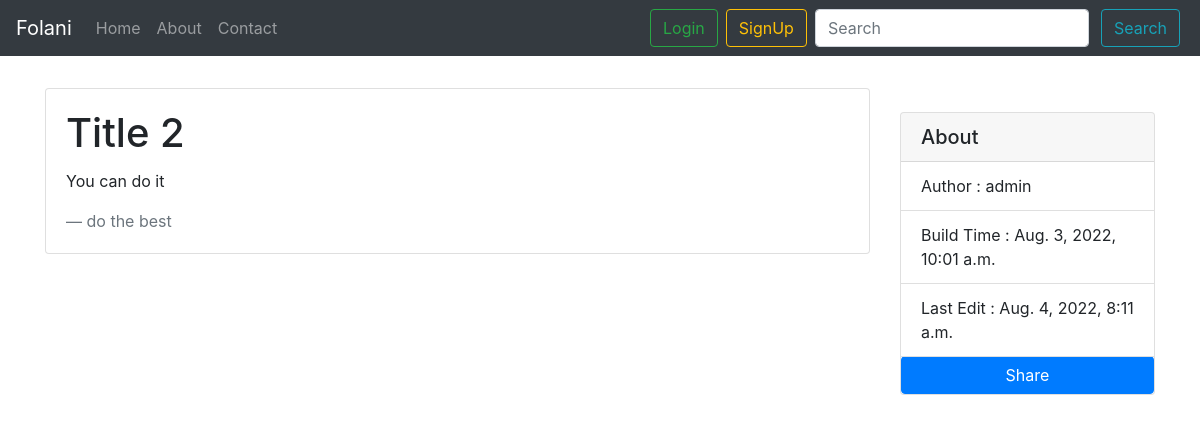
Page /2/ on the committed database.
### pages/models.py (models this page shows, shortened)
class Post(models.Model):
    STATUS_CHOICES =  (
        ('pub', 'Published'),
        ('drf', 'Draft'),
    )
    title = models.CharField(max_length=50)
    text = models.TextField()
    datetime_created = models.DateTimeField(auto_now_add=True)
    datetime_lastedit = models.DateTimeField(auto_now=True)
    status = models.CharField(choices=STATUS_CHOICES, max_length=3)
    author = models.ForeignKey('auth.User', on_delete=models.CASCADE)
    author_message = models.CharField(max_length=100)

### pages/views.py (the view)
# urls.py: path('<int:pk>/', views.PostDetailView.as_view(), name='detail'),
class PostDetailView(generic.DetailView):
    template_name = 'pages/detail.html'
    context_object_name = 'post'
    model = Post

### pages/templates/pages/detail.html (shortened to what this page needs)
{% extends '_base2.html' %}
{% block content %}
    <div class="card my-4">
        <div class="card-body">
            <h1 class="card-title">{{ post.title }}</h1>
            <p class="card-text">{{ post.text }}</p>
            <blockquote class="blockquote mb-0">
                <footer class="blockquote-footer">{{ post.author_message }}</footer>
            </blockquote>
        </div>
    </div>
{% endblock content %}
{% block about_post %}
    <div class="card">
        <h5 class="card-header">
            About
        </h5>
        <ul class="list-group list-group-flush">
            <li class="list-group-item">Author : {{ post.author }} </li>
            <li class="list-group-item">Build Time : {{ post.datetime_created }}</li>
            <li class="list-group-item">Last Edit : {{ post.datetime_lastedit }}</li>
             <li class="btn btn-primary ">
                Share
            </li>
        </ul>
    </div>
{% endblock about_post %}

### rows in the picture
Post: title "Title 2", text "You can do it", author_message "do the best", author "admin", datetime_created "Aug. 3, 2022, 10:01 a.m.", datetime_lastedit "Aug. 4, 2022, 8:11 a.m."
